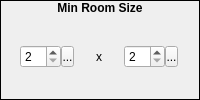
         <widget class="QFrame" name="frmDimensions">
          <property name="sizePolicy">
           <sizepolicy hsizetype="Preferred" vsizetype="Fixed">
            <horstretch>0</horstretch>
            <verstretch>0</verstretch>
           </sizepolicy>
          </property>
          <property name="frameShape">
           <enum>QFrame::Box</enum>
          </property>
          <property name="frameShadow">
           <enum>QFrame::Plain</enum>
          </property>
          <property name="lineWidth">
           <number>1</number>
          </property>
          <layout class="QVBoxLayout" name="verticalLayout_3">
           <property name="spacing">
            <number>0</number>
           </property>
           <property name="margin">
            <number>0</number>
           </property>
           <item>
            <widget class="QLabel" name="lblDimensions">
             <property name="sizePolicy">
              <sizepolicy hsizetype="Preferred" vsizetype="Fixed">
               <horstretch>0</horstretch>
               <verstretch>0</verstretch>
              </sizepolicy>
             </property>
             <property name="font">
              <font>
               <weight>75</weight>
               <bold>true</bold>
              </font>
             </property>
             <property name="text">
              <string>Min Room Size</string>
             </property>
             <property name="alignment">
              <set>Qt::AlignHCenter|Qt::AlignTop</set>
             </property>
            </widget>
           </item>
           <item>
            <widget class="QWidget" name="widget_8" native="true">
             <layout class="QHBoxLayout" name="horizontalLayout">
              <property name="spacing">
               <number>3</number>
              </property>
              <property name="margin">
               <number>0</number>
              </property>
              <item>
               <widget class="QWidget" name="widget_3" native="true">
                <property name="sizePolicy">
                 <sizepolicy hsizetype="Fixed" vsizetype="Fixed">
                  <horstretch>0</horstretch>
                  <verstretch>0</verstretch>
                 </sizepolicy>
                </property>
                <layout class="QHBoxLayout" name="horizontalLayout_15">
                 <property name="spacing">
                  <number>0</number>
                 </property>
                 <property name="margin">
                  <number>0</number>
                 </property>
                 <item>
                  <widget class="QSpinBox" name="sbMinRoomWidth">
                   <property name="sizePolicy">
                    <sizepolicy hsizetype="Fixed" vsizetype="Fixed">
                     <horstretch>0</horstretch>
                     <verstretch>0</verstretch>
                    </sizepolicy>
                   </property>
                   <property name="minimum">
                    <number>2</number>
                   </property>
                   <property name="maximum">
                    <number>10</number>
                   </property>
                   <property name="value">
                    <number>2</number>
                   </property>
                  </widget>
                 </item>
                 <item>
                  <widget class="SpinBoxSideButton" name="bMinRoomWidthSpinButton">
                   <property name="minimumSize">
                    <size>
                     <width>13</width>
                     <height>21</height>
                    </size>
                   </property>
                   <property name="maximumSize">
                    <size>
                     <width>13</width>
                     <height>21</height>
                    </size>
                   </property>
                   <property name="text">
                    <string>...</string>
                   </property>
                   <property name="icon">
                    <iconset resource="gui_icons.qrc">
                     <normaloff>:/icons/spinBoxSideButton.png</normaloff>:/icons/spinBoxSideButton.png</iconset>
                   </property>
                   <property name="iconSize">
                    <size>
                     <width>8</width>
                     <height>16</height>
                    </size>
                   </property>
                  </widget>
                 </item>
                </layout>
               </widget>
              </item>
              <item>
               <widget class="QLabel" name="label_2">
                <property name="sizePolicy">
                 <sizepolicy hsizetype="Fixed" vsizetype="Preferred">
                  <horstretch>0</horstretch>
                  <verstretch>0</verstretch>
                 </sizepolicy>
                </property>
                <property name="text">
                 <string>x</string>
                </property>
               </widget>
              </item>
              <item>
               <widget class="QWidget" name="widget_4" native="true">
                <property name="sizePolicy">
                 <sizepolicy hsizetype="Fixed" vsizetype="Fixed">
                  <horstretch>0</horstretch>
                  <verstretch>0</verstretch>
                 </sizepolicy>
                </property>
                <layout class="QHBoxLayout" name="horizontalLayout_16">
                 <property name="spacing">
                  <number>0</number>
                 </property>
                 <property name="margin">
                  <number>0</number>
                 </property>
                 <item>
                  <widget class="QSpinBox" name="sbMinRoomHeight">
                   <property name="sizePolicy">
                    <sizepolicy hsizetype="Fixed" vsizetype="Fixed">
                     <horstretch>0</horstretch>
                     <verstretch>0</verstretch>
                    </sizepolicy>
                   </property>
                   <property name="minimum">
                    <number>2</number>
                   </property>
                   <property name="maximum">
                    <number>10</number>
                   </property>
                   <property name="value">
                    <number>2</number>
                   </property>
                  </widget>
                 </item>
                 <item>
                  <widget class="SpinBoxSideButton" name="bMinRoomHeightSpinButton">
                   <property name="minimumSize">
                    <size>
                     <width>13</width>
                     <height>21</height>
                    </size>
                   </property>
                   <property name="maximumSize">
                    <size>
                     <width>13</width>
                     <height>21</height>
                    </size>
                   </property>
                   <property name="text">
                    <string>...</string>
                   </property>
                   <property name="icon">
                    <iconset resource="gui_icons.qrc">
                     <normaloff>:/icons/spinBoxSideButton.png</normaloff>:/icons/spinBoxSideButton.png</iconset>
                   </property>
                   <property name="iconSize">
                    <size>
                     <width>8</width>
                     <height>16</height>
                    </size>
                   </property>
                  </widget>
                 </item>
                </layout>
               </widget>
              </item>
             </layout>
            </widget>
           </item>
          </layout>
         </widget>
